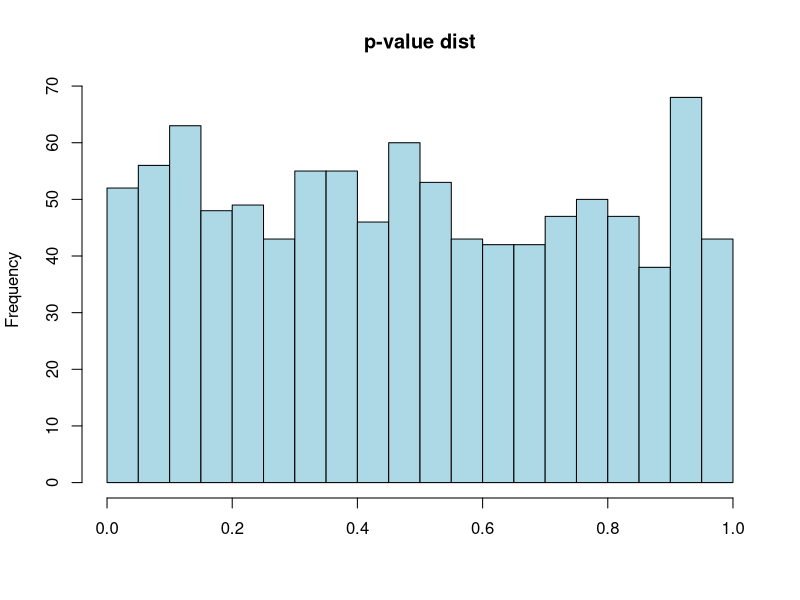
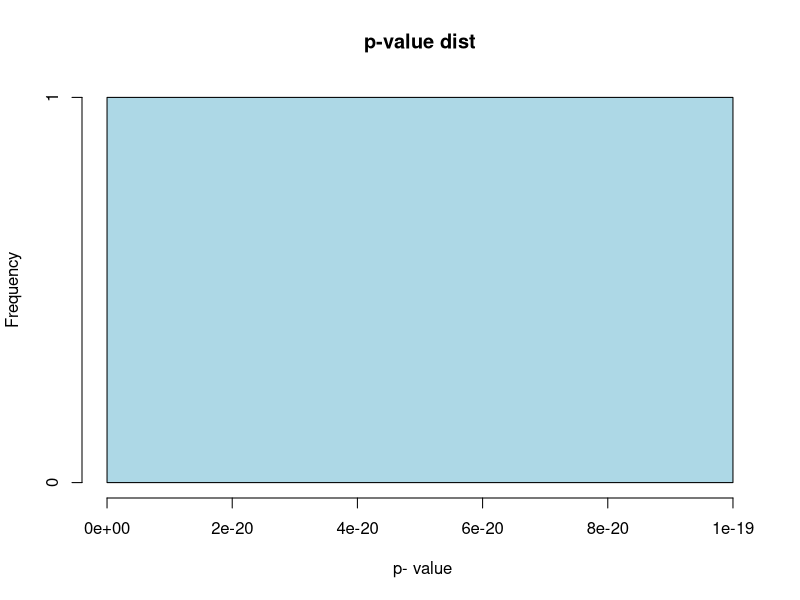
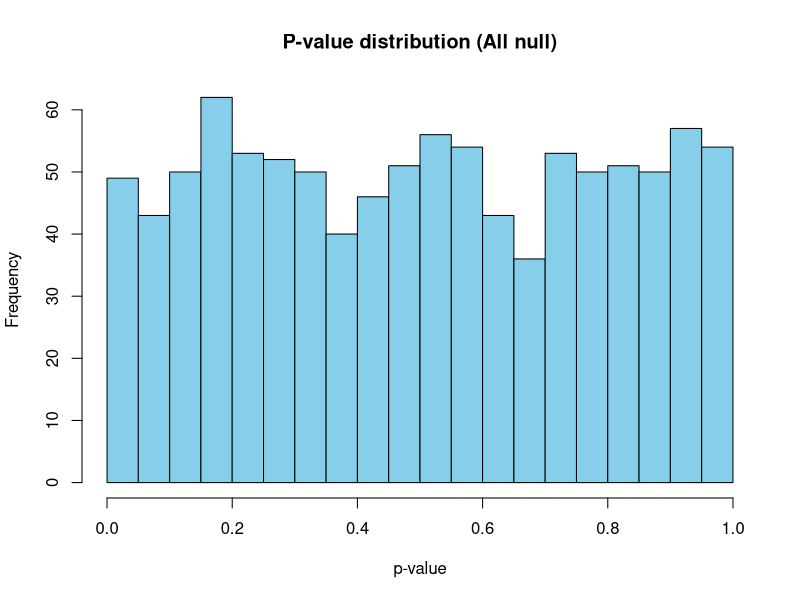
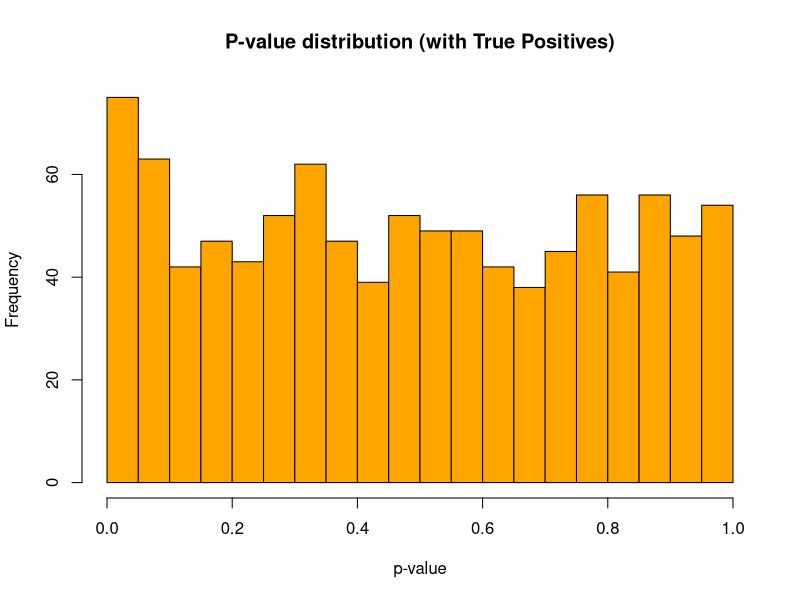
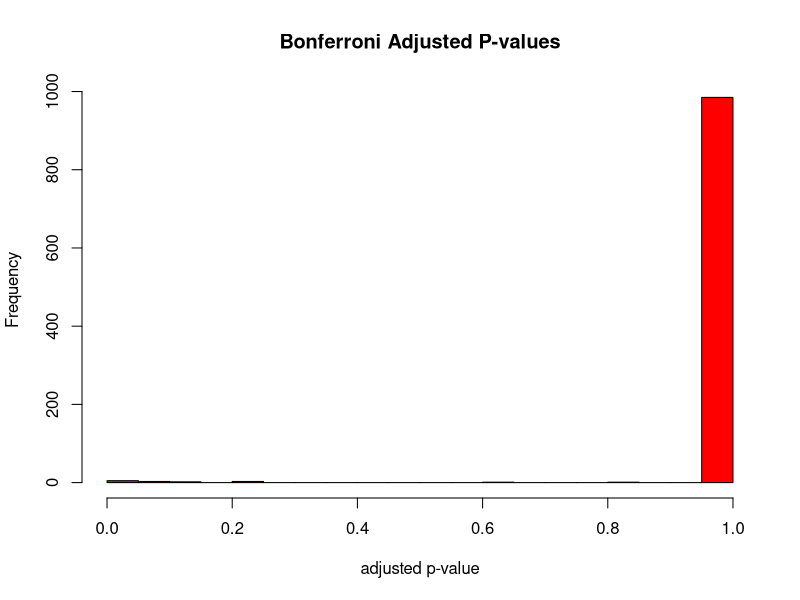
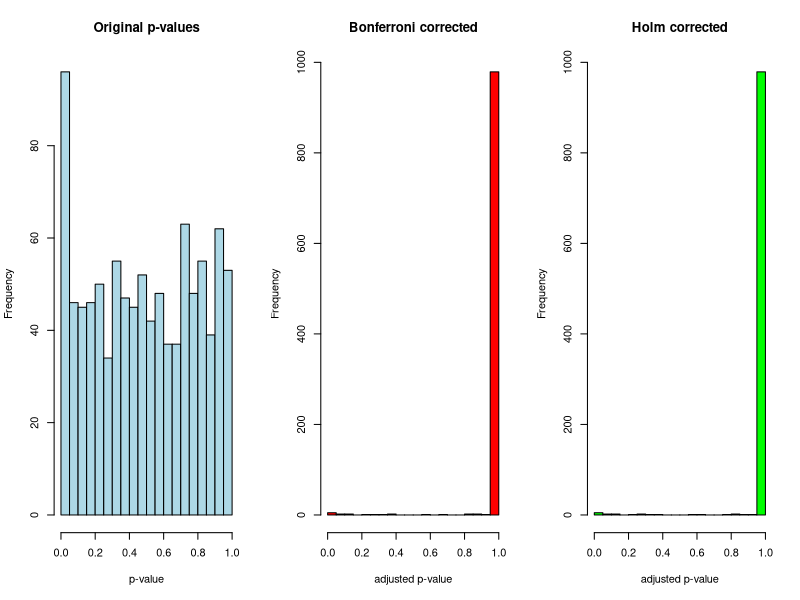

R code for these plots, in order:
## ---- chunk 1
# initialize random number genrator

set.seed(42)

n_tests <- 1000

pvals <- runif(n_tests)

false_positives <- sum(pvals < 0.05)

cat("Number of false positives:", false_positives )

## ---- chunk 2
# Visualize p value dist

hist(pvals,
     breaks = 20,
     main = "p-value dist",
     xlab = "",
     col = "lightblue")
## ---- chunk 3
# How false positives scale

test_sizes <- c(100,1000,10000, 1000000)

for(n in test_sizes){
  pvals <- runif(n)
  fp <- sum(pvals < 0.05)
  
  cat("Tests:", n,
      "False positives:", fp,
      "Expected:", n*0.05, "\n")
}
## ---- chunk 4
## Family-wise error rate (FWER)

# Probability of at least one false positive

alpha <- 0.05
n <- 100

fwer <- 1 - (1- alpha)^n

cat("\n Probability of  >=1 false positive with", n, 
    "tests:", fwer, "\n")
## ---- chunk 5
## Family-wise error rate (FWER)

# Probability of at least one false positive

alpha <- 0.05
n <- 1000

fwer <- 1 - (1- alpha)^n

cat("Probability of  >=1 false positive with", n, 
    "tests:", fwer)
## ---- chunk 6
## Bonferroni Correction

n_tests <- 1000
pvals <- runif(n_tests)

pvals <- c(0.0000000000000000001)


# Bonferroni adjusted p-values

p_bonf <- p.adjust(pvals, method = "bonferroni")

significant_bonf <- sum(p_bonf < 0.05)

cat("Significant after bonferroni", significant_bonf)

## ---- chunk 7
# Visualize p value dist

hist(p_bonf,
     breaks = 200,
     main = "p-value dist",
     xlab = " p- value",
     col = "lightblue")
## ---- chunk 8
c(p_bonf[p_bonf < 1], 0.0000000000000000001)
## ---- chunk 9
## HOLM Correction

p_holm <- p.adjust(pvals, method = "holm")

significant_holm <- sum(p_holm < 0.05)

cat("SIgnificant after holm:", significant_holm)

c(p_holm[p_holm<1], p_bonf[p_bonf<1], 0.0000000000000000001)
## ---- chunk 10
n <- 1000
p_null <- runif(n)

hist(p_null,
     breaks = 30,
     main = "P-value distribution (All null)",
     xlab = "p-value",
     col = "skyblue")
## ---- chunk 11
n <- 1000
prop_tp <- 0.1   # 10% true positives

n_tp <- n * prop_tp
n_null <- n - n_tp

p_null <- runif(n_null)
p_tp <- rbeta(n_tp, 0.3, 1)

pvals <- c(p_null, p_tp)

hist(pvals, breaks=30, main="P-value distribution (with True Positives)",
     xlab="p-value", col="orange")
## ---- chunk 12
p_bonf <- p.adjust(pvals, method="bonferroni")

hist(p_bonf, breaks=30, main="Bonferroni Adjusted P-values",
     xlab="adjusted p-value", col="red")
## ---- chunk 13
n <- 1000
true_prop <- 0.1

n_true <- n * true_prop
n_null <- n - n_true

p_null <- runif(n_null)
p_true <- rbeta(n_true, 0.3, 1)

pvals <- c(p_null, p_true)
## ---- chunk 14
p_bonf <- p.adjust(pvals, method = "bonferroni")
p_holm <- p.adjust(pvals, method = "holm")
## ---- chunk 15
set.seed(123)
par(mfrow = c(1,3))

hist(pvals,
     breaks = 30,
     main = "Original p-values",
     xlab = "p-value",
     col = "lightblue")

hist(p_bonf,
     breaks = 30,
     main = "Bonferroni corrected",
     xlab = "adjusted p-value",
     col = "red")

hist(p_holm,
     breaks = 30,
     main = "Holm corrected",
     xlab = "adjusted p-value",
     col = "green")
## ---- chunk 16
sum(pvals < 0.05)
sum(p_bonf < 0.05)
sum(p_holm < 0.05)
